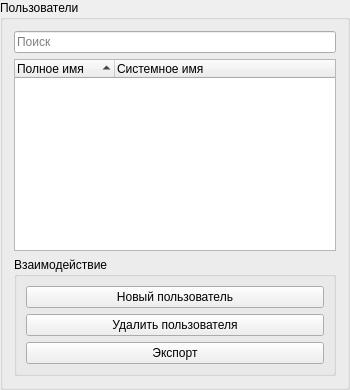
         <widget class="QGroupBox" name="users_list_layout">
          <property name="minimumSize">
           <size>
            <width>350</width>
            <height>0</height>
           </size>
          </property>
          <property name="maximumSize">
           <size>
            <width>350</width>
            <height>16777215</height>
           </size>
          </property>
          <property name="title">
           <string>Пользователи</string>
          </property>
          <layout class="QVBoxLayout" name="verticalLayout_3">
           <item>
            <layout class="QHBoxLayout" name="horizontalLayout_57">
             <item>
              <widget class="QLineEdit" name="le_search_user">
               <property name="placeholderText">
                <string>Поиск</string>
               </property>
               <property name="clearButtonEnabled">
                <bool>true</bool>
               </property>
              </widget>
             </item>
            </layout>
           </item>
           <item>
            <widget class="QTreeWidget" name="list_users">
             <property name="sizePolicy">
              <sizepolicy hsizetype="Expanding" vsizetype="Expanding">
               <horstretch>0</horstretch>
               <verstretch>0</verstretch>
              </sizepolicy>
             </property>
             <property name="dragEnabled">
              <bool>false</bool>
             </property>
             <property name="rootIsDecorated">
              <bool>false</bool>
             </property>
             <property name="uniformRowHeights">
              <bool>false</bool>
             </property>
             <property name="itemsExpandable">
              <bool>false</bool>
             </property>
             <property name="sortingEnabled">
              <bool>true</bool>
             </property>
             <property name="animated">
              <bool>true</bool>
             </property>
             <property name="allColumnsShowFocus">
              <bool>true</bool>
             </property>
             <property name="wordWrap">
              <bool>false</bool>
             </property>
             <property name="headerHidden">
              <bool>false</bool>
             </property>
             <attribute name="headerHighlightSections">
              <bool>false</bool>
             </attribute>
             <column>
              <property name="text">
               <string>Полное имя</string>
              </property>
             </column>
             <column>
              <property name="text">
               <string>Системное имя</string>
              </property>
             </column>
            </widget>
           </item>
           <item>
            <widget class="QGroupBox" name="groupBox_16">
             <property name="title">
              <string>Взаимодействие</string>
             </property>
             <layout class="QVBoxLayout" name="verticalLayout_5">
              <item>
               <widget class="QPushButton" name="btn_user_create">
                <property name="text">
                 <string>Новый пользователь</string>
                </property>
               </widget>
              </item>
              <item>
               <widget class="QPushButton" name="btn_user_delete">
                <property name="text">
                 <string>Удалить пользователя</string>
                </property>
               </widget>
              </item>
              <item>
               <widget class="QPushButton" name="btn_user_export">
                <property name="text">
                 <string>Экспорт</string>
                </property>
               </widget>
              </item>
             </layout>
            </widget>
           </item>
          </layout>
         </widget>
